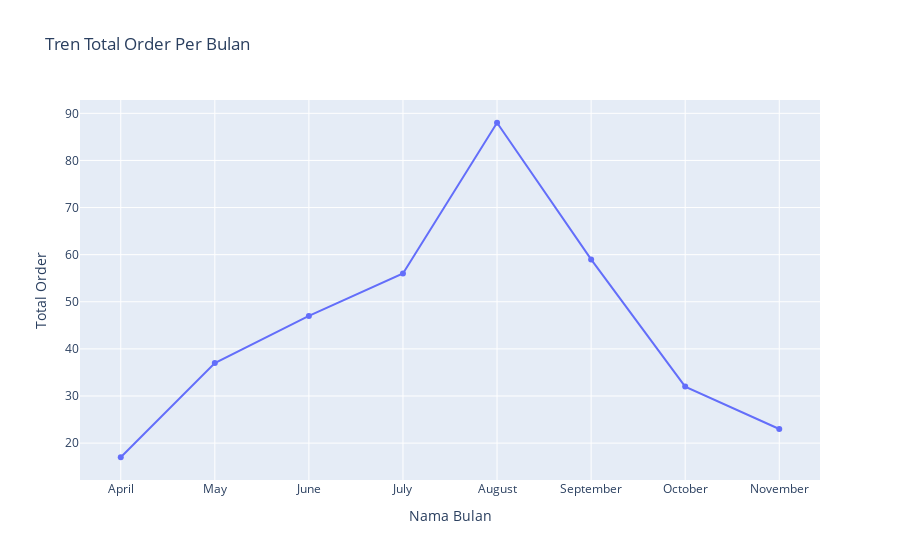

The code cell stored with this chart in its notebook:
### Code cell
fig = px.line(tren_order_per_bulan, x="nama_bulan", y="total_order", title="Tren Total Order Per Bulan", markers=True)
fig.update_xaxes(title="Nama Bulan")
fig.update_yaxes(title="Total Order")
fig.show()

### Figure 1 — Plotly figure (JSON) as saved in the notebook; plotly's stock layout.template omitted (floating-point values rounded to 4 significant figures)
{"data": [{"hovertemplate": "nama_bulan=%{x}<br>total_order=%{y}<extra></extra>", "legendgroup": "", "line": {"color": "#636efa", "dash": "solid"}, "marker": {"symbol": "circle"}, "mode": "lines+markers", "name": "", "orientation": "v", "showlegend": false, "type": "scatter", "x": ["April", "May", "June", "July", "August", "September", "October", "November"], "xaxis": "x", "y": [17, 37, 47, 56, 88, 59, 32, 23], "yaxis": "y"}], "layout": {"legend": {"tracegroupgap": 0}, "title": {"text": "Tren Total Order Per Bulan"}, "xaxis": {"anchor": "y", "domain": [0, 1], "title": {"text": "Nama Bulan"}}, "yaxis": {"anchor": "x", "domain": [0, 1], "title": {"text": "Total Order"}}}}
